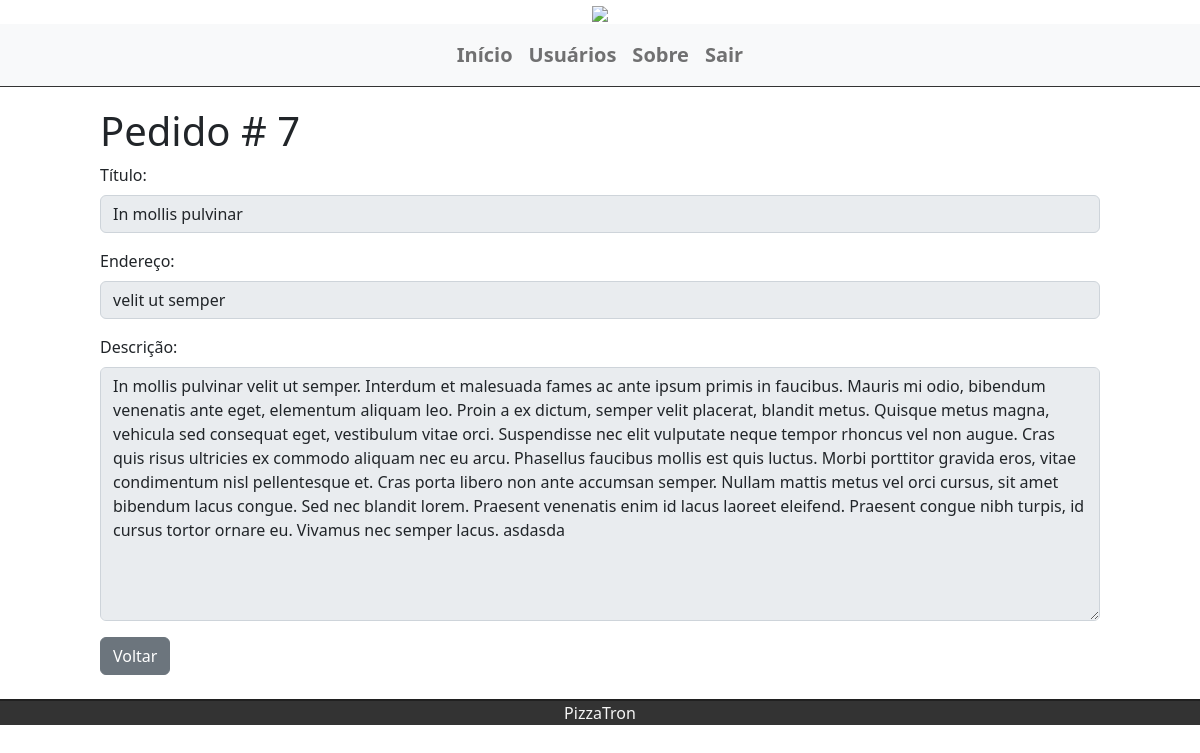
Page /tasks/7 (signed in) on the committed database.
### tasks/models.py (models this page shows, shortened)
class Task(models.Model):
    STATUS = (
        ('doing', 'doing'),
        ('done', 'done'),
    )
    title = models.CharField(max_length=255)
    description = models.TextField()
    adress = models.CharField(max_length=255)
    done = models.CharField(
        max_length=5,
        choices=STATUS,
    )
    user = models.ForeignKey(get_user_model(), on_delete=models.CASCADE)
    create_at = models.DateTimeField(auto_now_add=True)
    update_at = models.DateTimeField(auto_now=True)

### tasks/views.py (the view)
# urls.py: path('tasks/<int:id>', views.taskView, name='task-view'),
@login_required
def taskView(request, id):
    task = get_object_or_404(Task, pk=id)
    return render(request, 'tasks/task.html', {'task': task})

### tasks/templates/tasks/task.html (shortened to what this page needs)
{% extends 'base.html' %}
{% block content %}
    <div class="offset-1 col-10 list-div">
        <h1>Pedido # {{task.id}}</h1>
        <label for="exampleFormControlInput1" class="form-label">Título:</label>
        <div class="input-group mb-3">
            <span class="input-group-text" id="basic-addon1">{{ task.title }}</span>
        </div>
        <label for="exampleFormControlInput1" class="form-label">Endereço:</label>
        <div class="input-group mb-3">
            <span class="input-group-text" id="basic-addon1">{{ task.adress }}</span>
        </div>
        <div class="mb-3">
            <label for="exampleFormControlTextarea1" class="form-label">Descrição:</label>
            <textarea class="form-control" id="exampleFormControlTextarea1" rows="10" disabled readonly>{{ task.description }}</textarea>
        </div>
        <a class="btn btn-secondary" href="/" role="button">Voltar</a>
        <br>
    </div>
    <br>
{% endblock %}

### tasks/static/css/styles.css (style rules this page uses)
#basic-addon1 { width: 100%; }
.input-group-text { width: 100%; }
.list-div { padding: 0; }

### rows in the picture
Task: id "7", title "In mollis pulvinar", adress "velit ut semper", description "In mollis pulvinar velit ut semper. Interdum et malesuada fames ac ante ipsum primis in faucibus. Mauris mi odio, bibendum venenatis ante eget, elementum aliquam leo. Proin a ex dictum, semper velit placerat, blandit metus. Quisque metus magna, vehicula sed consequat eget, vestibulum vitae orci. Suspendisse nec elit vulputate neque tempor rhoncus vel non augue. Cras quis risus ultricies ex commodo aliquam nec eu arcu. Phasellus faucibus mollis est quis luctus. Morbi porttitor gravida eros, vitae condimentum nisl pellentesque et. Cras porta libero non ante accumsan semper. Nullam mattis metus vel orci cursus, sit amet bibendum lacus congue. Sed nec blandit lorem. Praesent venenatis enim id…"
